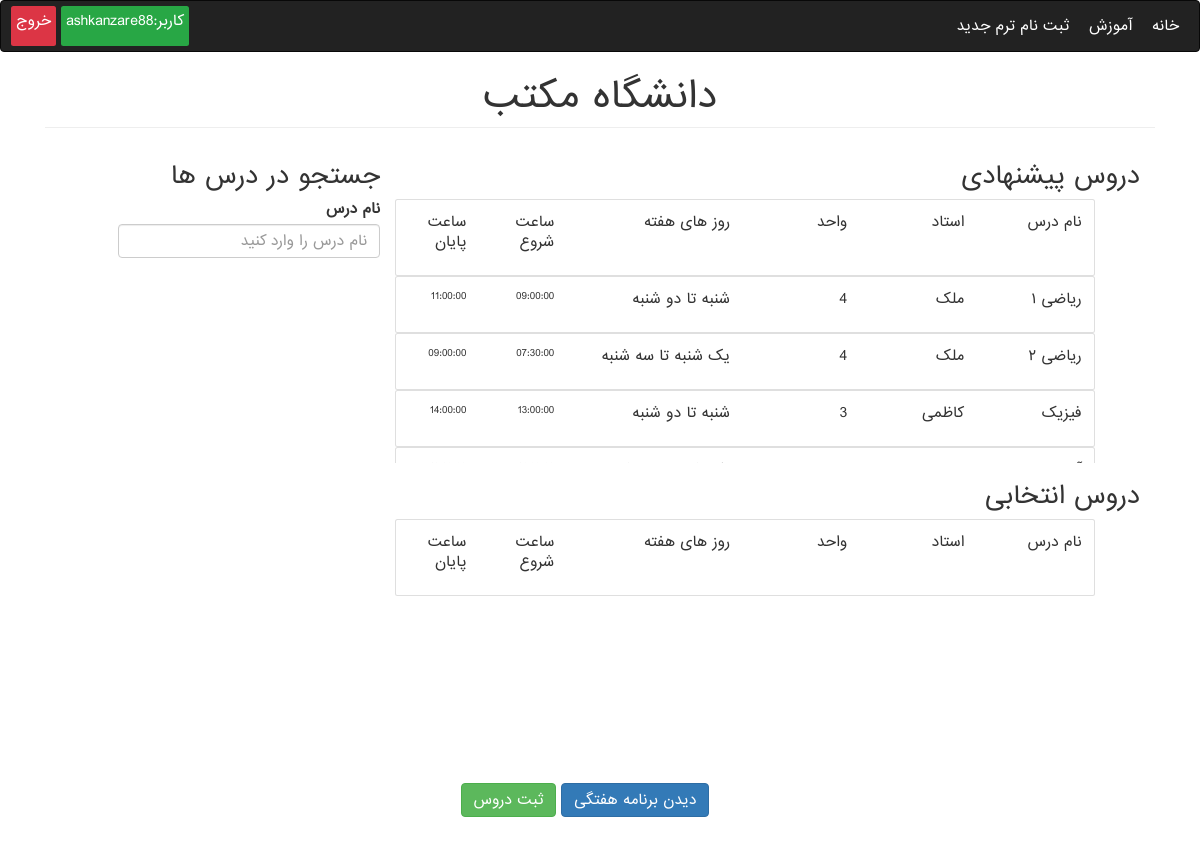
Screenshot of /Education/register-course/ (signed in) with the database file from the repository.
### Education/models.py (models this page shows, shortened)
class Course(models.Model):
    college = models.ForeignKey(College, on_delete=models.CASCADE)
    lesson = models.ForeignKey(Lesson, on_delete=models.RESTRICT)
    teacher = models.ForeignKey(Teacher, on_delete=models.RESTRICT)
    hours = models.DecimalField(max_digits=10, decimal_places=2)
    max_stds = models.PositiveIntegerField()
    start_date = models.DateField()
    ACTIVE = True
    ENDED = False
    status = (
        (ACTIVE, 'Active'),
        (ENDED, 'Ended'),
    )
    course_status = models.BooleanField(default=ACTIVE, choices=status)
    days = (
        (SATURDAY[0], SATURDAY[1]),
        (SUNDAY[0], SUNDAY[1]),
        (MONDAY[0], MONDAY[1]),
        (THURSDAY[0], THURSDAY[1]),
        (WEDNESDAY[0], WEDNESDAY[1]),
        (TUESDAY[0], TUESDAY[1])
    )
    session_1 = models.CharField(max_length=100, choices=days, null=True, blank=True)
    session_2 = models.CharField(max_length=100, choices=days, null=True, blank=True)
    session_start_time = models.TimeField(default=django.utils.timezone.now)
    session_end_time = models.TimeField(default=django.utils.timezone.now)

class Lesson(models.Model):
    name = models.CharField(max_length=250, unique=True)
    unit = models.PositiveIntegerField()

class Person(models.Model):
    user = models.OneToOneField(User, on_delete=models.CASCADE, null=True, blank=True, verbose_name=USERNAME)
    first_name = models.CharField(max_length=200, verbose_name=FIRST_NAME)
    last_name = models.CharField(max_length=200, verbose_name=LAST_NAME)
    birthday = models.DateField(verbose_name=BIRTHDAY)
    address = models.TextField(verbose_name=ADDRESS)
    personal_id = models.CharField(max_length=200, unique=True, blank=True, null=True, verbose_name=PERSONAL_ID)
    email = models.EmailField(verbose_name=EMAIL)
    phone = models.CharField(blank=True, null=True, max_length=200, verbose_name=PHONE)
    image = models.ImageField(upload_to='users_images', blank=True, null=True, verbose_name=PHOTO)
    entry_date = models.DateField(null=True, blank=True, default=django.utils.timezone.now, verbose_name=ENTRY_DATE)
    register_date = models.DateField(null=True, blank=True, default=django.utils.timezone.now,
                                     verbose_name=REGISTER_DATE)

### Education/views.py (the view)
# urls.py: path('register-course/', register_course, name='register_course'),
def register_course(request):
    std = Student.objects.get(user=request.user)
    courses = Course.objects.filter(college=std.study_field.college)
    context = {
        'courses': courses,
        'std': std
    }
    return render(request, 'Education/student/register-course.html', context=context)

### Education/templatetags/education_extras.py (called while the page is built)
@register.filter(name='time_format')
def time_format(value):
    return f'{value}'

### templates/Education/student/register-course.html (shortened to what this page needs)
{% extends 'Education/base.html' %}
{% load education_extras %}
{% block content %}
    {% if std.registration_confirmation %}
    <div class="container">
        <div class="row">
            <div id="suggest" class="col-md-8 text-right" style="height: 40vh!important; overflow: auto; direction: ltr">
                <h3>دروس پیشنهادی</h3>
                <div class="card w-100 row" style="width: 70rem!important;">
                            <div class="card-body col-12">
                                <div class="row">
                                    <p class="card-text text-right col-2">  نام درس </p>
                                    <p class="card-text text-right col-2">استاد</p>
                                    <p class="card-text text-right col-2">واحد</p>
                                    <div class="col-6">
                                        <div class="row">
                                            <p class="card-text col-6 text-right">روز های هفته </p>
                                            <p class="card-text col-3 text-right">ساعت شروع</p>
                                            <p class="card-text col-3 text-right">ساعت پایان</p>
                                        </div>
                                    </div>
                                </div>
                            </div>
                        </div>
                    {% for course in courses %}
                        <div id="{{ course.id }}" class="card w-100 row course-select" style="width: 70rem!important;" onclick="select('{{ course.id }}', true)">
                            <div class="card-body col-12">
                                <div class="row">
                                    <p class="card-text text-right col-2">  {{ course.lesson.name }} </p>
                                    <p class="card-text text-right col-2">{{ course.teacher.last_name }}</p>
                                    <p class="card-text text-right col-2">{{ course.lesson.unit }}</p>
                                    <div class="col-6">
                                        <div class="row">
                                            <p class="card-text col-6 text-right">{{ course.session_1 }}  تا {{ course.session_2 }} </p>
                                            <p class="card-text col-3 text-right" style="direction: ltr!important; font-size: 70%">{{ course.session_start_time|time_format }}</p>
                                            <p class="card-text col-3 text-right" style="direction: ltr!important; font-size: 70%">{{ course.session_end_time|time_format }}</p>
                                        </div>
                                    </div>
                                </div>
                            </div>
                        </div>
                    {% endfor %}
            </div>
            <div class="col-md-4 text-right">
                <h3>جستجو در درس ها</h3>
                <div class="mt-3">
                    <label for="field_name">نام درس</label><br>
                    <input  onkeyup="get_courses_results('{% url 'Education:courses-api' 'search' %}')" type="text" class="form-control w-75" aria-label="نام درس" name="field_name" id="field_name" placeholder="نام درس را وارد کنید">
                </div>
            </div>
        </div>
        <div class="row">
            <div id='choice' class="col-md-8 text-right" style="height: 40vh!important; overflow: auto; direction: ltr">
                <h3>دروس انتخابی</h3>
                <div class="card w-100 row" style="width: 70rem!important;">
                            <div class="card-body col-12">
                                <div class="row">
                                    <p class="card-text text-right col-2">  نام درس </p>
                                    <p class="card-text text-right col-2">استاد</p>
                                    <p class="card-text text-right col-2">واحد</p>
                                    <div class="col-6">
                                        <div class="row">
                                            <p class="card-text col-6 text-right">روز های هفته </p>
                                            <p class="card-text col-3 text-right">ساعت شروع</p>
                                            <p class="card-text col-3 text-right">ساعت پایان</p>
                                        </div>
                                    </div>
                                </div>
                            </div>
                        </div>
            </div>
        </div>
        <div class="d-flex justify-content-center">
             <a href="" class="btn btn-primary ml-2">دیدن برنامه هفتگی</a>
             <a href="" class="btn btn-success">ثبت دروس</a>
        </div>
    </div>
    {% else %}
        <div class="container text-center">
            <h2 class="text-secondary">
                شما به علت عدم تایید ثبت نام از سمت آموزش مجاز به انتخاب واحد نیستید
            </h2>
        </div>
    {% endif %}
{% endblock %}

### templates/Education/base.html (shortened to what this page needs)
{% load static %}
<!doctype html>
<html lang="en">
<head>
    <link rel="stylesheet" href="https://maxcdn.bootstrapcdn.com/bootstrap/3.4.1/css/bootstrap.min.css">
    <link rel="stylesheet" href="https://stackpath.bootstrapcdn.com/bootstrap/4.1.3/css/bootstrap.min.css"
>
    <link rel="stylesheet" href="https://maxcdn.bootstrapcdn.com/bootstrap/3.4.1/css/bootstrap.min.css">
    <link rel="stylesheet" href="{% static 'css/main.css' %}" type="text/css"/>
</head>
<body>
<nav class="navbar navbar-inverse">
    <div class="d-flex justify-content-between w-100">
    <div class="d-flex text-white w-100">
        <div class="p-3">
            <a href="{% url 'Education:home' %}">خانه</a>
        </div>
        <div class="p-3">
            <a href="{% url 'Education:info' %}">آموزش</a>
        </div>
        {% if user.is_authenticated %}
            {%if user.is_superuser %}
                <div class="p-3">
                    <a href="{% url 'Education:std_requests' %}">درخواست ها</a>
                </div>
                <div class="p-3">
                    <a href="{% url 'Education:all_students' %}">دانشجویان</a>
                </div>
            {% else %}
                <div class="p-3">
                    <a href="{% url 'Education:register_course' %}">ثبت نام ترم جدید</a>
                </div>
            {% endif %}
        {% else %}
            <div class="p-3">
            <a href="{% url 'Education:login' %}">ورود</a>
            </div>
        {% endif %}
    </div>
        {% if user.is_authenticated %}
            <div class="p-2 bg-success rounded">
                <a>کاربر:{{ user.username }}</a>
            </div>
            <div class="p-2 mr-2 bg-danger rounded">
                <a href="{% url 'Education:logout' %}">خروج</a>
            </div>
        {% endif %}
    </div>
</nav>
<div class="container mb-5">
    <div class="text-center"><h1 class="mt-2">دانشگاه مکتب</h1></div>
    <hr class="mt-0 mb-4">
    {% block content %}
    {% endblock %}
</div>
</body>
</html>

### static/css/main.css (style rules this page uses)
* { direction: rtl; font-family: "iranian sans", sans-serif; }
nav a { color: white!important; text-decoration: none!important; }

### rows the page displays
Course: lesson.name "ریاضی ۱", teacher.last_name "ملک", lesson.unit "4", session_1 "شنبه", session_2 "دو شنبه", session_start_time "09:00:00", session_end_time "11:00:00"
Course: lesson.name "ریاضی ۲", teacher.last_name "ملک", lesson.unit "4", session_1 "یک شنبه", session_2 "سه شنبه", session_start_time "07:30:00", session_end_time "09:00:00"
Course: lesson.name "فیزیک", teacher.last_name "کاظمی", lesson.unit "3", session_1 "شنبه", session_2 "دو شنبه", session_start_time "13:00:00", session_end_time "14:00:00"

### other values shown
{{ user.username }} "ashkanzare88"
